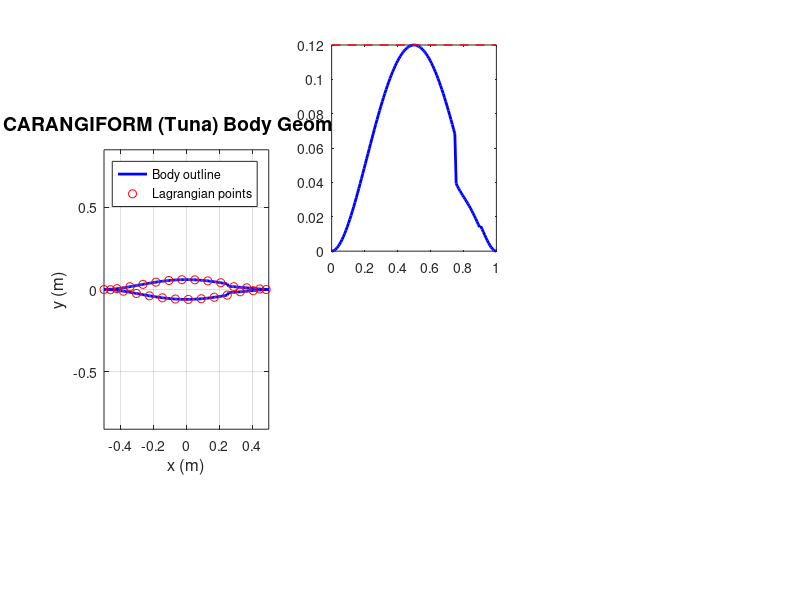

Recreate this plot in MATLAB. (Note: this script raises an error after producing the figure.)
%% generate_tuna_geometry.m
% Generate CARANGIFORM (tuna-like) body geometry for IBAMR
%
% Creates a fusiform (streamlined) body characteristic of carangiform
% swimmers like tuna, mackerel, and sharks.
%
% Output: eel2d.vertex file (yes, still called eel2d for compatibility)

clear all; close all; clc;

fprintf('============================================\n');
fprintf('Generating CARANGIFORM (Tuna) Geometry\n');
fprintf('============================================\n');

%% Body Parameters
L = 1.0;                % Body length (m)
max_width = 0.12;       % Maximum width (12% of length - more robust!)
N_body = 128;           % Number of points along centerline

%% Tuna Body Profile
% Carangiform swimmers have fusiform (football-shaped) bodies
% Width profile: w(x) = w_max * 16 * X^2 * (1-X)^2
% This is a symmetric profile with maximum at X ≈ 0.5

x_body = linspace(0, L, N_body)';
X = x_body / L;  % Normalized position

% Fusiform body width profile (maximum at mid-body)
% Using a beta distribution-like function: 16*X^2*(1-X)^2
% This gives a smooth, streamlined shape
width = max_width * 16 * (X.^2) .* ((1-X).^2) / max(16 * (X.^2) .* ((1-X).^2));

% Add a small caudal peduncle (narrow tail base)
% Tuna have a characteristic narrow region before the tail
peduncle_start = 0.75;
peduncle_factor = 0.6;  % 60% of normal width
peduncle_mask = 1.0 - (1.0 - peduncle_factor) * ...
                exp(-50 * (X - peduncle_start).^2) .* (X > peduncle_start);
width = width .* peduncle_mask;

% Add small caudal fin (tail enlargement)
tail_start = 0.90;
tail_factor = 1.3;  % 30% wider
tail_mask = 1.0 + (tail_factor - 1.0) * ...
            exp(-100 * (X - tail_start - 0.08).^2) .* (X > tail_start);
width = width .* tail_mask;

%% Generate upper and lower surfaces
x_upper = x_body;
y_upper = width / 2;

x_lower = flipud(x_body);
y_lower = -flipud(width / 2);

%% Combine into closed contour
x_all = [x_upper; x_lower];
y_all = [y_upper; y_lower];
N_total = length(x_all);

fprintf('Total points: %d\n', N_total);
fprintf('Max width: %.4f m (%.1f%% of length)\n', max_width, max_width/L*100);

%% Center the fish at origin
x_all = x_all - L/2;

%% Write vertex file for IBAMR
filename = 'eel2d.vertex';  % Keep name for compatibility with input file
fid = fopen(filename, 'w');

% Write header: number of vertices
fprintf(fid, '%d\n', N_total);

% Write vertex coordinates
for i = 1:N_total
    fprintf(fid, '%.12f %.12f\n', x_all(i), y_all(i));
end

fclose(fid);
fprintf('Geometry saved to: %s\n', filename);

%% Visualization
figure('Position', [100 100 1400 600]);

subplot(2,3,[1 4]);
plot(x_all, y_all, 'b-', 'LineWidth', 2);
hold on;
plot(x_all(1:10:end), y_all(1:10:end), 'ro', 'MarkerSize', 6);
axis equal; grid on;
xlabel('x (m)', 'FontSize', 12);
ylabel('y (m)', 'FontSize', 12);
title('CARANGIFORM (Tuna) Body Geometry', 'FontSize', 14, 'FontWeight', 'bold');
legend('Body outline', 'Lagrangian points', 'Location', 'best');

subplot(2,3,2);
plot(x_body, width, 'b-', 'LineWidth', 2);
hold on;
plot([0 L], [max_width max_width], 'r--', 'LineWidth', 1);
% Mark peduncle and tail regions
xline(peduncle_start*L, 'g--', 'Peduncle', 'LineWidth', 1.5);
xline(tail_start*L, 'm--', 'Caudal fin', 'LineWidth', 1.5);
grid on;
xlabel('Position along body (m)', 'FontSize', 12);
ylabel('Body width (m)', 'FontSize', 12);
title('Width Profile', 'FontSize', 14, 'FontWeight', 'bold');
legend('Actual width', 'Max width', 'Location', 'best');
xlim([0 L]);

subplot(2,3,3);
% Show amplitude envelope for comparison
X_plot = linspace(0, 1, 100);
a0 = 0.01; a1 = -0.05; a2 = 0.14;
A_envelope = a0 + a1*X_plot + a2*X_plot.^2;
plot(X_plot, A_envelope, 'r-', 'LineWidth', 2);
hold on;
plot(X_plot, width/max(width)*0.1, 'b--', 'LineWidth', 1.5);
grid on;
xlabel('Normalized position (X)', 'FontSize', 12);
ylabel('Amplitude / Width (normalized)', 'FontSize', 12);
title('Amplitude Envelope vs Body Width', 'FontSize', 12, 'FontWeight', 'bold');
legend('Amplitude A(X)', 'Body width', 'Location', 'best');

subplot(2,3,5);
% Fineness ratio along body
fineness = zeros(size(x_body));
for i = 1:length(x_body)
    if i == 1
        local_length = x_body(2) - x_body(1);
    elseif i == length(x_body)
        local_length = x_body(end) - x_body(end-1);
    else
        local_length = x_body(i+1) - x_body(i-1);
    end
    fineness(i) = local_length / (width(i) + 1e-10);
end
plot(x_body, fineness, 'g-', 'LineWidth', 2);
grid on;
xlabel('Position along body (m)', 'FontSize', 12);
ylabel('Local fineness ratio', 'FontSize', 12);
title('Streamlining (Length/Width)', 'FontSize', 12, 'FontWeight', 'bold');
ylim([0 20]);

subplot(2,3,6);
% Cross-sectional area
area = pi * (width/2).^2;  % Assuming circular cross-section
plot(x_body, area*1e4, 'c-', 'LineWidth', 2);
grid on;
xlabel('Position along body (m)', 'FontSize', 12);
ylabel('Cross-sectional area (cm²)', 'FontSize', 12);
title('Body Cross-Section Area', 'FontSize', 12, 'FontWeight', 'bold');

sgtitle('Carangiform Swimming Geometry - Fusiform Body with Caudal Peduncle', ...
        'FontSize', 16, 'FontWeight', 'bold');

% Save figure
saveas(gcf, 'tuna_geometry.png');
fprintf('Geometry plot saved to: tuna_geometry.png\n');

%% Summary Statistics
fprintf('\n=== Geometry Summary ===\n');
fprintf('Body length: %.3f m\n', L);
fprintf('Max width: %.4f m (%.1f%%)\n', max_width, max_width/L*100);
fprintf('Aspect ratio: %.1f:1\n', L/max_width);
fprintf('Number of Lagrangian points: %d\n', N_total);
fprintf('Point spacing: ~%.4f m\n', L/(N_body-1));
fprintf('\nCharacteristics:\n');
fprintf('  - Fusiform (streamlined) body shape\n');
fprintf('  - Maximum width at ~50%% body length\n');
fprintf('  - Narrow caudal peduncle at 75%% length\n');
fprintf('  - Enlarged caudal fin region\n');
fprintf('  - Optimized for high-speed cruising\n');
fprintf('  - Suitable for carangiform swimming\n');
fprintf('============================================\n');
